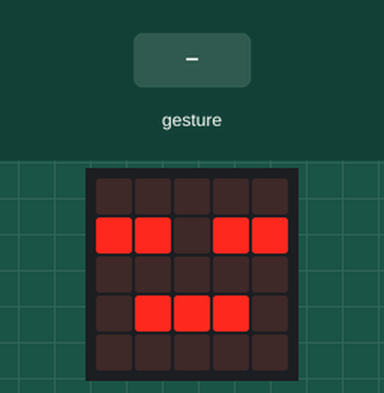
Recording of a program running on a simulated BBC micro:bit running MicroPython. Parts: the board's 5×5 LED display. The inputs (shaded band) are chosen by the test bench. Random numbers come from a fixed seed; a tilt is held for 1.5 s and a shake lasts 1 s, then the board lies face up again.

Above: at 1.2 s.
1.3 s: gesture 'shake'
At 2.3 s:
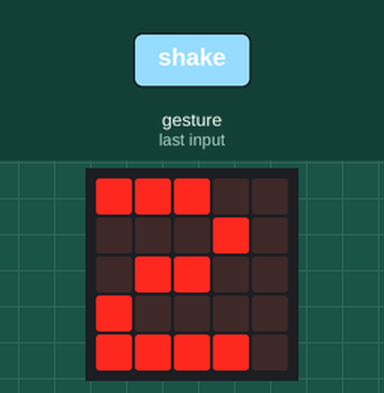
Timing chart, 0 to 4.3 s (numbered marks = the images above; inputs shaded):
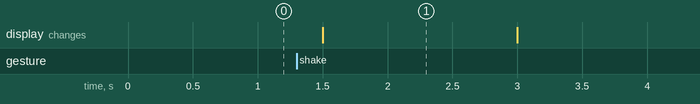

Measured:
- after the input at 1.3 s, the display: changes after 0.20 s (image 1)
- what the display in image 1 shows lasts 1.5 s, from 1.5 s to 3.0 s

The program:

ex11_de.py
```python
from microbit import *
from random import randint

nbSix = 0
while True:
    display.show(Image.ASLEEP)
    if accelerometer.was_gesture("shake"):
        de = randint(1, 6)
        if de == 6:
            nbSix = nbSix + 1
            if nbSix == 1:
                display.show(Image.HAPPY)
            else:
                display.show(Image.SKULL)

        else:
            display.show(str(de))
            nbSix = 0
        sleep(1500)
```
